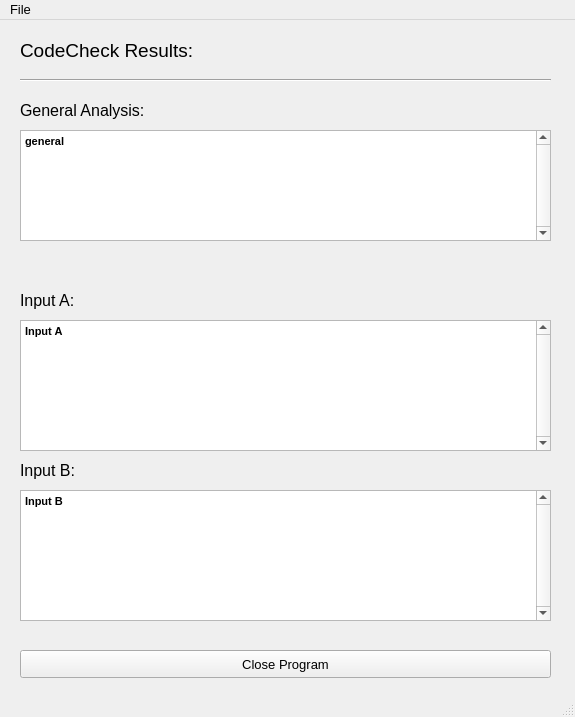
<?xml version="1.0" encoding="UTF-8"?>
<ui version="4.0">
 <class>MainWindow</class>
 <widget class="QMainWindow" name="MainWindow">
  <property name="geometry">
   <rect>
    <x>0</x>
    <y>0</y>
    <width>575</width>
    <height>717</height>
   </rect>
  </property>
  <property name="windowTitle">
   <string>CodeCheck 2.0 Result</string>
  </property>
  <widget class="QWidget" name="centralwidget">
   <widget class="QTextBrowser" name="GeneralBrowser">
    <property name="geometry">
     <rect>
      <x>20</x>
      <y>110</y>
      <width>531</width>
      <height>111</height>
     </rect>
    </property>
    <property name="verticalScrollBarPolicy">
     <enum>Qt::ScrollBarAlwaysOn</enum>
    </property>
    <property name="horizontalScrollBarPolicy">
     <enum>Qt::ScrollBarAlwaysOff</enum>
    </property>
    <property name="html">
     <string>&lt;!DOCTYPE HTML PUBLIC &quot;-//W3C//DTD HTML 4.0//EN&quot; &quot;http://www.w3.org/TR/REC-html40/strict.dtd&quot;&gt;
&lt;html&gt;&lt;head&gt;&lt;meta name=&quot;qrichtext&quot; content=&quot;1&quot; /&gt;&lt;style type=&quot;text/css&quot;&gt;
p, li { white-space: pre-wrap; }
&lt;/style&gt;&lt;/head&gt;&lt;body style=&quot; font-family:'MS Shell Dlg 2'; font-size:7.8pt; font-weight:400; font-style:normal;&quot;&gt;
&lt;p style=&quot; margin-top:18px; margin-bottom:12px; margin-left:0px; margin-right:0px; -qt-block-indent:0; text-indent:0px;&quot;&gt;&lt;span style=&quot; font-size:8pt; font-weight:600;&quot;&gt;general&lt;/span&gt;&lt;span style=&quot; font-size:8pt;&quot;&gt; &lt;/span&gt;&lt;/p&gt;&lt;/body&gt;&lt;/html&gt;</string>
    </property>
   </widget>
   <widget class="QTextBrowser" name="InputABrowser">
    <property name="geometry">
     <rect>
      <x>20</x>
      <y>300</y>
      <width>531</width>
      <height>131</height>
     </rect>
    </property>
    <property name="verticalScrollBarPolicy">
     <enum>Qt::ScrollBarAlwaysOn</enum>
    </property>
    <property name="horizontalScrollBarPolicy">
     <enum>Qt::ScrollBarAlwaysOff</enum>
    </property>
    <property name="html">
     <string>&lt;!DOCTYPE HTML PUBLIC &quot;-//W3C//DTD HTML 4.0//EN&quot; &quot;http://www.w3.org/TR/REC-html40/strict.dtd&quot;&gt;
&lt;html&gt;&lt;head&gt;&lt;meta name=&quot;qrichtext&quot; content=&quot;1&quot; /&gt;&lt;style type=&quot;text/css&quot;&gt;
p, li { white-space: pre-wrap; }
&lt;/style&gt;&lt;/head&gt;&lt;body style=&quot; font-family:'MS Shell Dlg 2'; font-size:7.8pt; font-weight:400; font-style:normal;&quot;&gt;
&lt;p style=&quot; margin-top:18px; margin-bottom:12px; margin-left:0px; margin-right:0px; -qt-block-indent:0; text-indent:0px;&quot;&gt;&lt;span style=&quot; font-size:8pt; font-weight:600;&quot;&gt;Input A &lt;/span&gt;&lt;/p&gt;&lt;/body&gt;&lt;/html&gt;</string>
    </property>
   </widget>
   <widget class="QTextBrowser" name="InputBBrowser">
    <property name="geometry">
     <rect>
      <x>20</x>
      <y>470</y>
      <width>531</width>
      <height>131</height>
     </rect>
    </property>
    <property name="verticalScrollBarPolicy">
     <enum>Qt::ScrollBarAlwaysOn</enum>
    </property>
    <property name="horizontalScrollBarPolicy">
     <enum>Qt::ScrollBarAlwaysOff</enum>
    </property>
    <property name="html">
     <string>&lt;!DOCTYPE HTML PUBLIC &quot;-//W3C//DTD HTML 4.0//EN&quot; &quot;http://www.w3.org/TR/REC-html40/strict.dtd&quot;&gt;
&lt;html&gt;&lt;head&gt;&lt;meta name=&quot;qrichtext&quot; content=&quot;1&quot; /&gt;&lt;style type=&quot;text/css&quot;&gt;
p, li { white-space: pre-wrap; }
&lt;/style&gt;&lt;/head&gt;&lt;body style=&quot; font-family:'MS Shell Dlg 2'; font-size:7.8pt; font-weight:400; font-style:normal;&quot;&gt;
&lt;p style=&quot; margin-top:18px; margin-bottom:12px; margin-left:0px; margin-right:0px; -qt-block-indent:0; text-indent:0px;&quot;&gt;&lt;span style=&quot; font-size:8pt; font-weight:600;&quot;&gt;Input B &lt;/span&gt;&lt;/p&gt;&lt;/body&gt;&lt;/html&gt;</string>
    </property>
   </widget>
   <widget class="QLabel" name="GeneralLabel">
    <property name="geometry">
     <rect>
      <x>20</x>
      <y>70</y>
      <width>311</width>
      <height>41</height>
     </rect>
    </property>
    <property name="font">
     <font>
      <pointsize>12</pointsize>
     </font>
    </property>
    <property name="text">
     <string>General Analysis:</string>
    </property>
   </widget>
   <widget class="QLabel" name="InputALabel">
    <property name="geometry">
     <rect>
      <x>20</x>
      <y>260</y>
      <width>311</width>
      <height>41</height>
     </rect>
    </property>
    <property name="font">
     <font>
      <pointsize>12</pointsize>
     </font>
    </property>
    <property name="text">
     <string>Input A:</string>
    </property>
   </widget>
   <widget class="QLabel" name="InputBLabel">
    <property name="geometry">
     <rect>
      <x>20</x>
      <y>430</y>
      <width>311</width>
      <height>41</height>
     </rect>
    </property>
    <property name="font">
     <font>
      <pointsize>12</pointsize>
     </font>
    </property>
    <property name="text">
     <string>Input B:</string>
    </property>
   </widget>
   <widget class="Line" name="line">
    <property name="geometry">
     <rect>
      <x>20</x>
      <y>50</y>
      <width>531</width>
      <height>21</height>
     </rect>
    </property>
    <property name="orientation">
     <enum>Qt::Horizontal</enum>
    </property>
   </widget>
   <widget class="QLabel" name="ProgramLabel">
    <property name="geometry">
     <rect>
      <x>20</x>
      <y>10</y>
      <width>351</width>
      <height>41</height>
     </rect>
    </property>
    <property name="font">
     <font>
      <pointsize>14</pointsize>
     </font>
    </property>
    <property name="text">
     <string>CodeCheck Results:</string>
    </property>
   </widget>
   <widget class="QPushButton" name="CloseProgramButton">
    <property name="geometry">
     <rect>
      <x>20</x>
      <y>630</y>
      <width>531</width>
      <height>28</height>
     </rect>
    </property>
    <property name="font">
     <font>
      <pointsize>10</pointsize>
     </font>
    </property>
    <property name="text">
     <string>Close Program</string>
    </property>
   </widget>
  </widget>
  <widget class="QMenuBar" name="menubar">
   <property name="geometry">
    <rect>
     <x>0</x>
     <y>0</y>
     <width>575</width>
     <height>29</height>
    </rect>
   </property>
   <property name="font">
    <font>
     <pointsize>10</pointsize>
    </font>
   </property>
   <widget class="QMenu" name="menuFile">
    <property name="font">
     <font>
      <pointsize>10</pointsize>
     </font>
    </property>
    <property name="title">
     <string>File</string>
    </property>
    <addaction name="actionSave_Results_as_HTML"/>
    <addaction name="actionSave_as_2"/>
   </widget>
   <addaction name="menuFile"/>
  </widget>
  <widget class="QStatusBar" name="statusbar"/>
  <action name="actionSave_Results_as_HTML">
   <property name="text">
    <string>Save</string>
   </property>
  </action>
  <action name="actionSave_as">
   <property name="text">
    <string>Save as...</string>
   </property>
  </action>
  <action name="actionSave_as_2">
   <property name="text">
    <string>Save as</string>
   </property>
  </action>
 </widget>
 <resources/>
 <connections/>
</ui>
